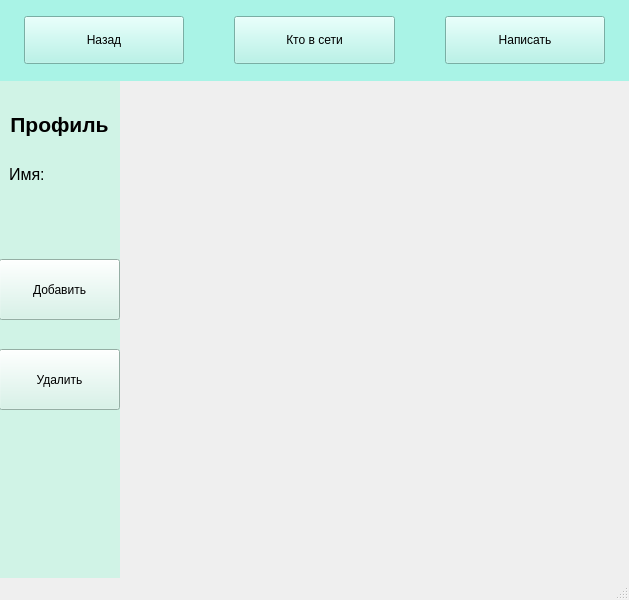
<?xml version="1.0" encoding="UTF-8"?>
<ui version="4.0">
 <class>MainWindow</class>
 <widget class="QMainWindow" name="MainWindow">
  <property name="geometry">
   <rect>
    <x>0</x>
    <y>0</y>
    <width>629</width>
    <height>600</height>
   </rect>
  </property>
  <property name="windowTitle">
   <string>MainWindow</string>
  </property>
  <widget class="QWidget" name="centralwidget">
   <widget class="QStackedWidget" name="stackedWidget">
    <property name="geometry">
     <rect>
      <x>120</x>
      <y>80</y>
      <width>511</width>
      <height>561</height>
     </rect>
    </property>
    <property name="styleSheet">
     <string notr="true"/>
    </property>
    <property name="currentIndex">
     <number>-1</number>
    </property>
   </widget>
   <widget class="QWidget" name="widget" native="true">
    <property name="geometry">
     <rect>
      <x>-1</x>
      <y>79</y>
      <width>121</width>
      <height>521</height>
     </rect>
    </property>
    <property name="styleSheet">
     <string notr="true">background-color: #d0f3e6;</string>
    </property>
    <widget class="QLabel" name="profileLabel">
     <property name="geometry">
      <rect>
       <x>0</x>
       <y>20</y>
       <width>121</width>
       <height>51</height>
      </rect>
     </property>
     <property name="text">
      <string>&lt;html&gt;&lt;head/&gt;&lt;body&gt;&lt;p align=&quot;center&quot;&gt;&lt;span style=&quot; font-size:16pt; font-weight:600;&quot;&gt;Профиль&lt;/span&gt;&lt;/p&gt;&lt;/body&gt;&lt;/html&gt;</string>
     </property>
    </widget>
    <widget class="QLabel" name="nameLabel">
     <property name="geometry">
      <rect>
       <x>10</x>
       <y>80</y>
       <width>81</width>
       <height>31</height>
      </rect>
     </property>
     <property name="text">
      <string>&lt;html&gt;&lt;head/&gt;&lt;body&gt;&lt;p&gt;&lt;span style=&quot; font-size:12pt;&quot;&gt;Имя:&lt;/span&gt;&lt;/p&gt;&lt;/body&gt;&lt;/html&gt;</string>
     </property>
    </widget>
    <widget class="QPushButton" name="pushButton_7">
     <property name="geometry">
      <rect>
       <x>0</x>
       <y>270</y>
       <width>121</width>
       <height>61</height>
      </rect>
     </property>
     <property name="text">
      <string>Удалить</string>
     </property>
    </widget>
    <widget class="QPushButton" name="pushButton_8">
     <property name="geometry">
      <rect>
       <x>0</x>
       <y>180</y>
       <width>121</width>
       <height>61</height>
      </rect>
     </property>
     <property name="text">
      <string>Добавить</string>
     </property>
    </widget>
   </widget>
   <widget class="QWidget" name="widget_2" native="true">
    <property name="geometry">
     <rect>
      <x>-1</x>
      <y>0</y>
      <width>631</width>
      <height>81</height>
     </rect>
    </property>
    <property name="styleSheet">
     <string notr="true">background-color: #a9f3e6</string>
    </property>
    <widget class="QWidget" name="horizontalLayoutWidget">
     <property name="geometry">
      <rect>
       <x>0</x>
       <y>0</y>
       <width>631</width>
       <height>81</height>
      </rect>
     </property>
     <layout class="QHBoxLayout" name="horizontalLayout">
      <property name="spacing">
       <number>50</number>
      </property>
      <property name="leftMargin">
       <number>25</number>
      </property>
      <property name="rightMargin">
       <number>25</number>
      </property>
      <property name="bottomMargin">
       <number>0</number>
      </property>
      <item>
       <widget class="QPushButton" name="backButton">
        <property name="enabled">
         <bool>true</bool>
        </property>
        <property name="autoFillBackground">
         <bool>false</bool>
        </property>
        <property name="styleSheet">
         <string notr="true">height: 40%;
background-color: #A9F3E6;</string>
        </property>
        <property name="text">
         <string>Назад</string>
        </property>
       </widget>
      </item>
      <item>
       <widget class="QPushButton" name="onlineButton">
        <property name="styleSheet">
         <string notr="true">background-color: #A9F3E6;
height: 40%</string>
        </property>
        <property name="text">
         <string>Кто в сети</string>
        </property>
       </widget>
      </item>
      <item>
       <widget class="QPushButton" name="chatButton">
        <property name="styleSheet">
         <string notr="true">background-color: #A9F3E6;
height: 40%</string>
        </property>
        <property name="text">
         <string>Написать</string>
        </property>
       </widget>
      </item>
     </layout>
    </widget>
   </widget>
  </widget>
  <widget class="QStatusBar" name="statusbar"/>
 </widget>
 <resources/>
 <connections/>
</ui>
